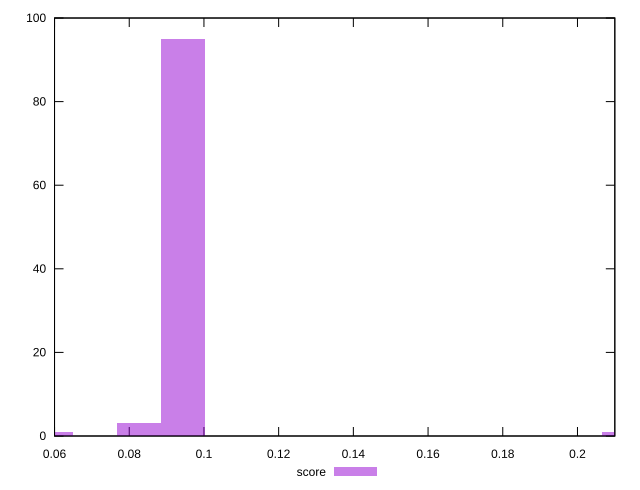

Write gnuplot code to recreate this figure.
reset

$score <<EOF
0.08268094553343684 3
0.05905781823816917 1
0.09449250918107067 95
0.21260814565740901 1
EOF

set key outside below
set boxwidth 0.011811563647633834
set xrange [0.06:0.21]
set yrange [0:100]
set trange [0:100]
set style fill transparent solid 0.5 noborder
set terminal svg size 640, 490 enhanced background rgb 'white'
set output "report_00017_2021-02-10T15-08-03.406Z/interactive/samples/pages/score/histogram.svg"

plot $score title "score" with boxes

reset
